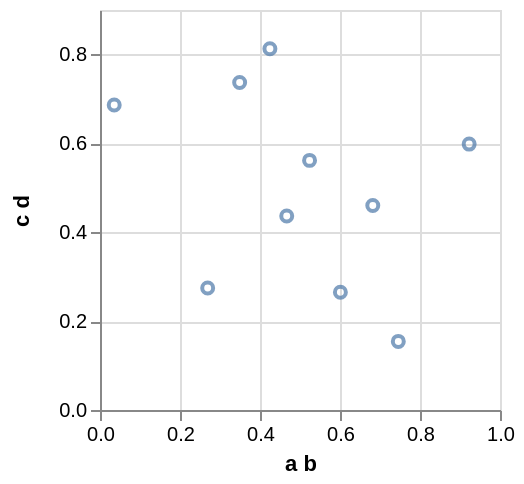

Express this chart as Vega-Lite.
### Vega specification from a JSON file in a GitHub repository (floating-point values rounded to 4 significant figures)
{"$schema": "https://vega.github.io/schema/vega/v3.0.json", "autosize": "pad", "padding": 5, "width": 200, "height": 200, "style": "cell", "data": [{"name": "source_0", "values": [{"a b": 0.9229, "c d": 0.5983}, {"a b": 0.682, "c d": 0.46}, {"a b": 0.03553, "c d": 0.6864}, {"a b": 0.3491, "c d": 0.7368}, {"a b": 0.4248, "c d": 0.813}, {"a b": 0.5239, "c d": 0.5616}, {"a b": 0.4668, "c d": 0.4366}, {"a b": 0.2692, "c d": 0.2747}, {"a b": 0.601, "c d": 0.2649}, {"a b": 0.7458, "c d": 0.1544}]}, {"name": "data_0", "source": "source_0", "transform": [{"type": "formula", "expr": "toNumber(datum[\"a b\"])", "as": "a b"}, {"type": "formula", "expr": "toNumber(datum[\"c d\"])", "as": "c d"}, {"type": "filter", "expr": "datum[\"a b\"] !== null && !isNaN(datum[\"a b\"]) && datum[\"c d\"] !== null && !isNaN(datum[\"c d\"])"}]}], "marks": [{"name": "marks", "type": "symbol", "style": ["point"], "from": {"data": "data_0"}, "encode": {"update": {"x": {"scale": "x", "field": "a b"}, "y": {"scale": "y", "field": "c d"}, "stroke": {"value": "#4c78a8"}, "fill": {"value": "transparent"}, "opacity": {"value": 0.7}}}}], "scales": [{"name": "x", "type": "linear", "domain": {"data": "data_0", "field": "a b"}, "range": [0, {"signal": "width"}], "nice": true, "zero": true}, {"name": "y", "type": "linear", "domain": {"data": "data_0", "field": "c d"}, "range": [{"signal": "height"}, 0], "nice": true, "zero": true}], "axes": [{"scale": "x", "orient": "bottom", "labelOverlap": true, "tickCount": {"signal": "ceil(width/40)"}, "title": "a b", "zindex": 1}, {"scale": "x", "orient": "bottom", "domain": false, "grid": true, "labels": false, "maxExtent": 0, "minExtent": 0, "tickCount": {"signal": "ceil(width/40)"}, "ticks": false, "zindex": 0, "gridScale": "y"}, {"scale": "y", "orient": "left", "labelOverlap": true, "tickCount": {"signal": "ceil(height/40)"}, "title": "c d", "zindex": 1}, {"scale": "y", "orient": "left", "domain": false, "grid": true, "labels": false, "maxExtent": 0, "minExtent": 0, "tickCount": {"signal": "ceil(height/40)"}, "ticks": false, "zindex": 0, "gridScale": "x"}], "config": {"axis": {"labelBound": 21}, "axisY": {"minExtent": 30}}}
